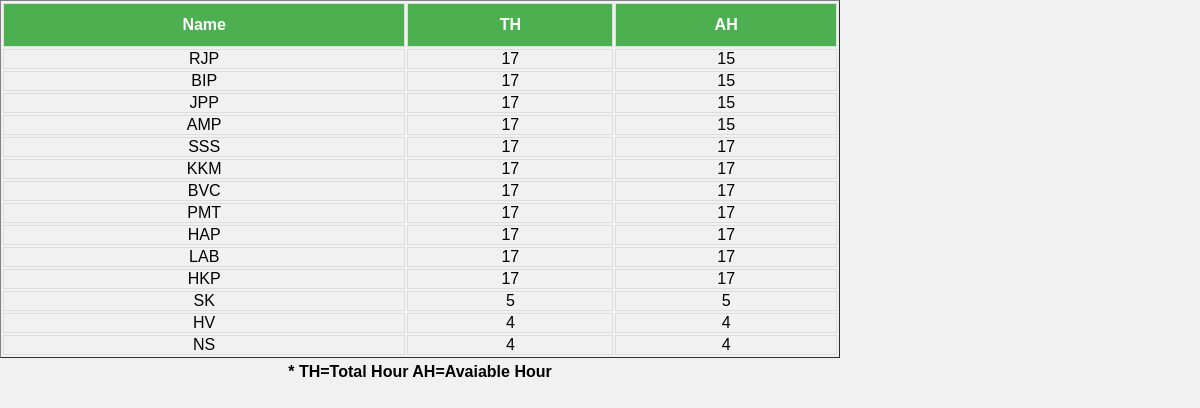
The app's page /admin/faculty_table.php with its own data.
### tables this page shows
CREATE TABLE IF NOT EXISTS `faculty` (
  `fid` char(4) NOT NULL,
  `sname` char(10) NOT NULL,
  `fullname` varchar(40) DEFAULT NULL,
  `contact_no` bigint(20) NOT NULL,
  `email_id` varchar(30) NOT NULL,
  `joining_date` char(30) NOT NULL,
  `designation` varchar(30) DEFAULT NULL,
  `total_load` int(2) NOT NULL,
  `avail_load` int(2) NOT NULL,
  PRIMARY KEY (`fid`)
);

### admin/faculty_table.php (the view, shortened to what this page needs)
<html>
<head>
<link rel="stylesheet" type="text/css" href="../css/creatett_css.css">
</head>
<body><div style="float: left; width: 70%;"><center>
<table border="1" id="timetable">
  <tr>
  <th>Name</th>
  <th>TH</th>
  <th>AH</th>
</tr>
<?php
   include "connect.php";
  $query="SELECT * from faculty where fid not in ('000','001')";
  $cmd=mysqli_query($con,$query);
  while($row=mysqli_fetch_array($cmd))
  {?>
    <tr>
      <td><?php echo $row['sname'] ?> </td>
      <td><?php echo $row['total_load'] ?> </td>
      <td><?php echo $row['avail_load'] ?></td>
      <?php } ?>
</tr>
</table>
<h4>* TH=Total Hour AH=Avaiable Hour</h4>
</center>
</div>
</body>
</html>

### css/creatett_css.css (style rules this page uses)
#timetable { font-family: "Trebuchet MS", Arial, Helvetica, sans-serif; border-collapse: separate; width: 100%; }
#timetable td, #timetable th { border: 1px solid #ddd; text-align: center; padding: 0px; }
#timetable th { padding-top: 12px; padding-bottom: 12px; text-align: center; background-color: #4CAF50; color: white; }
body { font-family: Arial, Helvetica, sans-serif; }
* { box-sizing: border-box; }
h4 { text-align: center; padding: 5px; }
body { background-color: #f1f1f1; }

### admin/faculty_table.php (style rules this page uses)
* { padding: 0px; margin: 0px; }

### records on screen
faculty: sname "RJP", total_load "17", avail_load "15"
faculty: sname "BIP", total_load "17", avail_load "15"
faculty: sname "JPP", total_load "17", avail_load "15"
faculty: sname "AMP", total_load "17", avail_load "15"
faculty: sname "SSS", total_load "17", avail_load "17"
faculty: sname "KKM", total_load "17", avail_load "17"
faculty: sname "BVC", total_load "17", avail_load "17"
faculty: sname "PMT", total_load "17", avail_load "17"
faculty: sname "HAP", total_load "17", avail_load "17"
faculty: sname "LAB", total_load "17", avail_load "17"
faculty: sname "HKP", total_load "17", avail_load "17"
faculty: sname "SK", total_load "5", avail_load "5"
faculty: sname "HV", total_load "4", avail_load "4"
faculty: sname "NS", total_load "4", avail_load "4"
